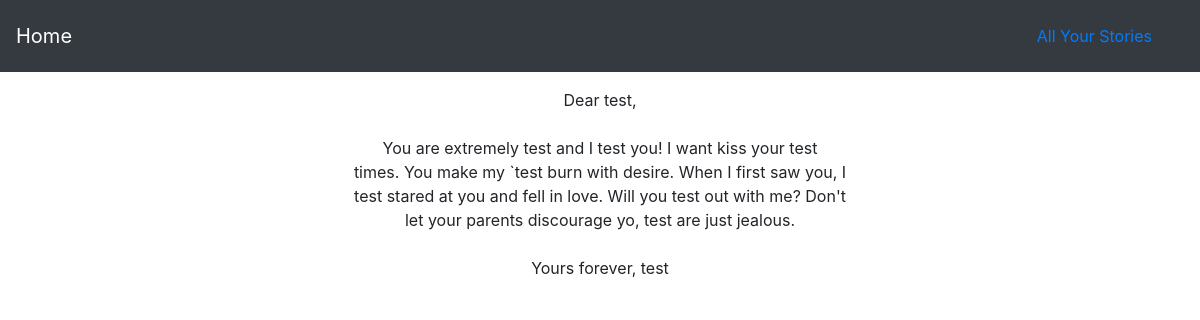
/story_love_letter/1, run on the app's committed database.
### story_time/models.py (models this page shows)
class StoryLoveLetter(models.Model):
    story_name = models.CharField(max_length=200)
    person = models.CharField(max_length=200)
    adjective1 = models.CharField(max_length=200)
    verb1 = models.CharField(max_length=200)
    part_of_the_body = models.CharField(max_length=200)
    number = models.CharField(max_length=200)
    noun1 = models.CharField(max_length=200)
    adverb = models.CharField(max_length=200)
    verb2 = models.CharField(max_length=200)
    pronoun1 = models.CharField(max_length=200)
    person2 = models.CharField(max_length=200)

### story_time/views.py (the view)
# urls.py: path('story_love_letter/<int:item_id>', views.story_love_letter, name='story_love_letter'),
def story_love_letter(request, item_id):
    item = StoryLoveLetter.objects.get(pk=item_id)
    return render(request, 'story_time/story_love_letter.html', {'item': item})

### story_time/templates/story_time/story_love_letter.html
{% extends 'story_time/base.html' %}
{% block body %}
<div class="container mt-3">
  <p class="text-center">
    Dear {{ item.person }},<br><br>
    You are extremely {{ item.adjective1 }} and I {{ item.verb1 }} you! I want kiss your {{ item.part_of_the_body }}<br>
    times. You make my {{ item.noun1 }} burn with desire. When I first saw you, I<br>
    {{ item.adverb }} stared at you and fell in love. Will you {{ item.verb2 }} out with me? Don't<br>
    let your parents discourage yo, {{ item.pronoun1 }} are just jealous.<br><br>
    Yours forever, {{ item.person2 }}
  </p>
</div>
{% endblock %}

### data on the page
StoryLoveLetter: person "test", adjective1 "test", verb1 "test", part_of_the_body "test", noun1 "`test", adverb "test", verb2 "test", pronoun1 "test", person2 "test"
